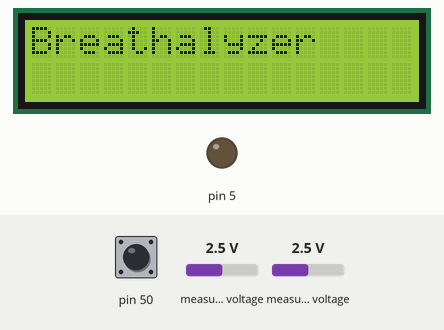
Simulated run of this program. Board: Arduino Mega 2560, built with avr-gcc and run on an emulated ATmega2560. Parts: 16×2 character LCD, output pins drawn as LEDs (lit = HIGH). Wiring (inferred from the names in the program): ADS1115 converter at I2C address 0x48. Wiring (inferred from the signals the program sends): character LCD (HD44780): RS pin 12; E pin 10; data pin 22, pin 23, pin 24, pin 25. The test bench sets the inputs (shaded band); at power-on: pin 50 HIGH, measured voltage 2.5 V. Pins used as bus, display or sensor lines are not drawn.

Above: at 2.2 s.
2.3 s: pin 50 pulled LOW for 0.15 s
At 4.3 s:
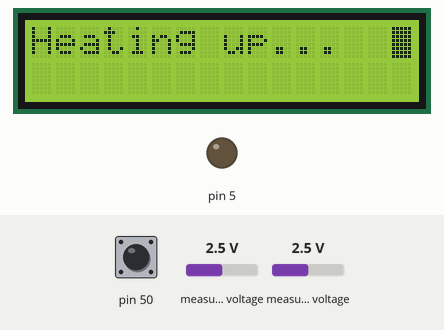
At 10.3 s:
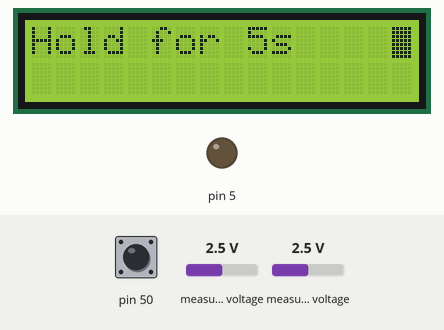
Timing chart, 0 to 10.6 s (numbered marks = the images above; inputs shaded):
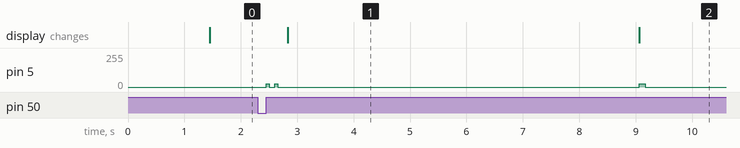

Measured:
- after the input at 2.3 s, pin 5: 0/255 → 25/255 after 6.8 s, → 0/255 0.10 s later; the display: changes after 0.53 s (image 1)
- what the display in image 1 shows lasts 6.3 s, from 2.8 s to 9.1 s

The program:

main.cpp
```cpp
// Authors: Oliver Sjostrom, Tom Gentrup, Nabor Rios
// Net ID: oliversjost , tgentrup, riosnabor
// Date: 5/10/2023
// Assignment: Final Project
//Description: Code for joining an MQ3 Gas sensor to detect the alcohol content of a user. Gas sensor will output an analog
//             voltage to a ADS1115 16-bit conversion register which will convert it to a 16bit digital value. The ADS115 utilizes
//             I2C communication with the Arduino SCL/SDA ports to receive the digital values. Digital values are averaged,
//             and an equation we formed from our knowledge of BAC, the sensor datasheet, and unit conversion, displays
//             the measured BAC onto an LCD. This breathalyzer can accurately detect whether or not user has had alcohol, and a
//             reasonable estimate of BAC.

#include <Arduino.h>
#include <avr/io.h>
#include "switch.h"
#include "timer.h"
#include "lcd.h"
#include "pwm.h"
#include "i2c.h"
#include "ad1115.h"
#include "buzzer.h"
#include <math.h>

#define MAX_OCR_VAL 1023
#define ALC_THRESHOLD 0.08      //legal limit in most states (AZ is zero tolerance)
#define ADD1115_ADDY 0b1001000    //7bit address if ADDR pin is grounded
#define CONVERSION_reg  0b00000000  //points to covnersion
#define CONFIG_reg  0b00000001    //points to config


/*
 * Define a set of states that can be used in the state machine using an enum.
 */

enum stateEnum {wait_press, debounce_press, wait_release, debounce_release};
volatile stateEnum state = wait_press; //Initialize the state to waiting for button press

double resultADC;
int sample_Average[20];

double sample_average ();

int main() {
  sei();
  initPWMTimer3();
  initTimer0();
  initTimer1();
  initSwitchPB3();
  initLCD();
  initI2C();
  initAD1115();

  moveCursor(0, 0); // moves the cursor to 0,0 position
  writeString("Breathalyzer     ");

  //print statements for debugging purposes
  //Serial.begin(9600);
  //Serial.println("Begin");
  double result = 0;

  while(true){
      resultADC = Read_from_16bit(ADD1115_ADDY, CONVERSION_reg);
      // Serial.println(resultADC);  //raw reading from the conversion register
      Serial.println(resultADC);
      //delay for debugging, making output human readable
      //delayMs(1000);

  switch(state) {
    case wait_press:
      break;
    case debounce_press:
      delayUs(1);
      state = wait_release;
      break;
    case wait_release:
     break;
    case debounce_release:
      delayUs(1);

      //Beep twice to indicate start heating up period (7 seconds)
      beep_beep();

      moveCursor(0,0);
      writeString("Heating up...  ");
      delayMs(5000); //wait 5s


      //clear display
      moveCursor(0,0);
      writeString("                                           ");
      moveCursor(1,0);
      writeString("                                           ");


      moveCursor(0,0);
      writeString("Hold for 5s    ");
      chirp();

      //five second delay to allow to blow into sensor
      delayMs(5000);


      //clear display
      moveCursor(0,0);
      writeString("                                           ");
      moveCursor(1,0);
      writeString("                                           ");

      moveCursor(0,0);
      writeString("BAC: ");
      chirp();

      //next 20 times samples are recorded and take average, store in result adc
      resultADC = sample_average();

      //Take sensor reading
      //Serial.println("result average ADC");
      //Serial.println(resultADC);  //raw reading from the conversion register


      result = (resultADC / 32768) * 5;  //insert the conversion equation
      result = exp((result + 1.1401 )/ 0.888 ) / 10000.0; //BAC conversion
      //Serial.println("result");
      //Serial.println(result);


      if (resultADC > ALC_THRESHOLD) {      //display the result from the conversion and push to LCD
        String temp = String(result, 2);
        temp+= " NO!  ";
        Serial.println(temp);
        writeString(temp.c_str());
       }
      else {
        String temp = String(result, 2);
        temp+= " YES! ";
        Serial.println(temp);
        Serial.println(temp.c_str());
        writeString(temp.c_str());
        }


      state = wait_press;
      break;
  }
  }
}

//takes 20 reads from the ADS component and returns average
double sample_average () {
  double ave = 0;

for (int i = 0; i< 20; i++) {

  ave  += Read_from_16bit(ADD1115_ADDY, CONVERSION_reg);
  delayUs(1);
}

double returnVal = ave / 20.0;

return (returnVal);
}

  // register that corresponds to port b, which is the port our button is on
ISR(PCINT0_vect){ //On interrupt, advance state machine
  if (state == wait_press){
    state = debounce_press;
  }
  else if (state == wait_release) {
    state = debounce_release;
  }

}
```

ad1115.cpp
```cpp
// Authors: Nabor Rios
// Net ID: riosnabor
// Date: 5/10/2023
// Assignment: Final Project
//
// Description: This file contains a programmatic overall description of the
// program. It should never contain assignments to special function registers
// for the exception key one-line code such as checking the state of the pin.
//
// Requirements:
//----------------------------------------------------------------------//
#include "ad1115.h"
#include <avr/io.h>
#include <Arduino.h>
#include "i2c.h"

#define wait_for_completion while(!(TWCR & (1 << TWINT)));
#define WRITE_BIT 0;
#define READ_BIT 1;

#define ADD1115_ADDY 0b1001000


void initAD1115() {         //sets the module to continous conversion mode

    StartI2C_Trans(ADD1115_ADDY);

    write(0b00000001);      //points to the config register of module

    write(0b10000100); //msbyte of config register to be written.

    write(0b10000011); //lsbyte of config register to be written

}
```

ad1115.h
```cpp
// Authors: Nabor Rios
// Net ID: riosnabor
// Date: 5/10/2023
// Assignment: Final Project
#ifndef AD1115_H
#define Ad1115_H

void initAD1115();

#endif
```

buzzer.cpp
```cpp
// Authors: Oliver Sjostrom
// Net ID: oliversjost
// Date: 5/10/2023
// Assignment: Final Project

#include "buzzer.h"
#include "pwm.h"
#include <util/delay.h>
#include "timer.h"

void chirp() {
    setVolume(100);
    delayMs(100);
    setVolume(0);
}

void stop_chirp() {
    //changeDutyCycle(0);
}
void beep_beep() {
    setVolume(100);
    delayMs(50);
    setVolume(0);

    delayMs(100);

    setVolume(100);
    delayMs(50);
    setVolume(0);

}
```

buzzer.h
```cpp
// Authors: Oliver Sjostrom
// Net ID: oliversjost
// Date: 5/10/2023
// Assignment: Final Project
#ifndef BUZZER_H
#define BUZZER_H

void chirp();
void stop_chirp();
void beep_beep();

#endif
```

i2c.cpp
```cpp
// Authors: Oliver Sjostrom, Nabor Rios
// Net ID: oliversjost, riosnabor
// Date: 5/10/2023
// Assignment: Final Project
#include "i2c.h"
#include <avr/io.h>
#include "Arduino.h"

#define wait_for_completion while(!(TWCR & (1 << TWINT)));


void initI2C() {
  PRR0 &= ~(1<<PRTWI);  // init I2C module
  TWSR |= (1 << TWPS0);  // prescaler = 1
  TWSR &= ~(1 << TWPS1); // prescaler = 1
  TWBR = 0xC6; // bit rate generator = 10k  (TWBR = 198)
  TWCR |= (1 << TWINT )| (1 << TWEN); // enable two wire interface
}


void StartI2C_Trans(unsigned char SLA) {
  TWCR = (1<<TWINT)|(1<<TWSTA)|(1<<TWEN); // Clear TWINT, initiate start condition, initiate enable
  wait_for_completion;


  TWDR = (SLA << 1); // Set two wire data register to the SLA + write bit
  TWCR = (1<<TWINT)|(1<<TWEN);  // Trigger action: Clear TWINT and initiate enable
  wait_for_completion;

  //Serial.println(TWSR & (0xF8),HEX);
   // Serial.flush();


}

void StopI2C_Trans() {
  TWCR = (1<<TWINT)|(1<<TWEN)|(1<<TWSTO); //trigger action+stop condition
}

void write(unsigned char data){
  TWDR = data; //Set two wire data register equal to incoming data
  TWCR = (1<<TWINT)|(1<<TWEN);  // trigger action
  wait_for_completion;
}

void Read_from(unsigned char SLA, unsigned char MEMADDRESS){
  StartI2C_Trans(SLA);
  //Serial.println("Start Finish");

  write(MEMADDRESS);
  //Serial.println("Write Finish");

  TWCR = (1<<TWINT)|(1<<TWSTA)|(1<<TWEN); // Clear TWINT, initiate start condition, initiate enable, switch to read mode
  wait_for_completion;
  //Serial.println("Clear Finish");
  TWDR = (SLA << 1) | 0x01; // Set two wire data register to the SLA + read bit
  TWCR = (1 << TWINT) | (1 << TWEN)| (1 << TWEA);// Trigger action + master acknowledge bit
  wait_for_completion;
  //Serial.println("Set Finish");


  TWCR = (1<< TWINT) | (1 << TWEN);  // Trigger action
  wait_for_completion;
  //Serial.println("Trigger Finish");

  TWCR = (1 << TWINT) | (1 << TWEN) | (1 << TWSTO); // Trigger action + stop condition
  //Serial.println("Read Finish");

}

int Read_from_16bit(unsigned char SLA, unsigned char MEMADDRESS){

  StartI2C_Trans(SLA);
  //Serial.println("Start Finish");

  write(MEMADDRESS);
  //Serial.println("Write Finish");

  TWCR = (1<<TWINT)|(1<<TWSTA)|(1<<TWEN); // Clear TWINT, initiate start condition, initiate enable, switch to read mode
  wait_for_completion;
  //Serial.println("Clear Finish");
  TWDR = (SLA << 1) | 0x01; // Set two wire data register to the SLA + read bit
  TWCR = (1 << TWINT) | (1 << TWEN)| (1 << TWEA);// Trigger action + master acknowledge bit
  wait_for_completion;
  //Serial.println("Set Finish");


  TWCR = (1<< TWINT) | (1 << TWEN) | (1 << TWEA);  // Trigger action + ACK
  wait_for_completion;
  //Serial.println("Trigger Finish");

  int high = Read_data();

  TWCR = (1<< TWINT) | (1 << TWEN);
  wait_for_completion;

  int low = Read_data();

  TWCR = (1 << TWINT) | (1 << TWEN) | (1 << TWSTO); // Trigger action + stop condition
  //Serial.println("Read Finish");

  int result = (high << 8 | low);
  return result;
}


unsigned char Read_data()
{
  return TWDR;
}
```

i2c.h
```cpp
// Authors: Oliver Sjostrom, Nabor Rios
// Net ID: oliversjost, riosnabor
// Date: 5/10/2023
// Assignment: Final Project
#ifndef I2C_H
#define I2C_H

void initI2C();

void StartI2C_Trans(unsigned char SLA);

void StopI2C_Trans();

void Read_from(unsigned char SLA, unsigned char MEMADDRESS);

int Read_from_16bit(unsigned char SLA, unsigned char MEMADDRESS);

unsigned char Read_data();

void write(unsigned char);

#endif
```

pwm.cpp
```cpp
// Authors: Tom Gentrup,
// Net ID: tgentrup
// Date: 5/10/2023
// Assignment: Final Project

#include "PWM.h"
#include "timer.h"

void initPWMTimer3()
{
    //set header pin 5 to output
    DDRE |= (1 << DDE3);
    TCCR3A |= (1 << COM3A1) | (1 << WGM31) | (1 << WGM30);
    TCCR3A &= ~(1 << COM3A0);
    TCCR3B |= (1 << WGM32);
    TCCR3B &= ~(1 << WGM33);
    TCCR3B |= (1 << CS31);
    TCCR3B &= ~((1 << CS32) | (1 << CS30));
    OCR3A = 0;
}

void setVolume(int result)
{
    OCR3A = result;
}
```

pwm.h
```cpp
// Author: Thomas Gentrup
// Net ID: tgentrup
// Date: 5/10/23
// Assignment:   Final project


#ifndef PWM_H
#define PWM_H

#include <avr/io.h>

void initPWMTimer3();

void setVolume(int result);


#endif
```

switch.cpp
```cpp
// Authors:Tom Gentrup
// Net ID: tgentrup
// Date: 5/10/2023
// Assignment: Final Project

#include "switch.h"
#include <avr/io.h>

/*
 * Initializes pull-up resistor on PD0 and sets it into input mode
 */
void initSwitchPB3(){
    // using the development board header pin 50

    // set direction for input
    DDRB &= ~(1 << PORTB3);

    // enable the pullup resistor for stable input
    PORTB |= (1 << PORTB3);

    // enable the interrupt on the switch. From lecture 11 ISR-2
    // enable PCINT 0 - 7
    PCICR |= (1 << PCIE0);
    // enable PCINT3 since we're using switch 3
    PCMSK0 |= (1 << PCINT3);
}
```

switch.h
```cpp
// Description: Function prototypes for switch.cpp
//----------------------------------------------------------------------//

#ifndef SWITCH_H
#define SWITCH_H

void initSwitchPB3();
void enableINT0Interrupt();
void disableINT0Interrupt();

#endif
```

timer.cpp
```cpp
// Author: Oliver Sjostrom, Nabor Rios, Thomas Gentrup
// Net ID: oliversjost, riosnabor, tgentrup
// Date: 5/10/23
// Assignment:     Final Project

#include "timer.h"
//You many use any timer you wish for the microsecond delay and the millisecond delay


/* Initialize timer 1, you should not turn the timer on here. Use CTC mode  .*/
// For accuracy t 1us,
//

//

void initTimer1(){
    TCCR1A &= ~(1 << WGM00); // Set timer to be in CTC mode (Page 128 on Data Sheet)
    TCCR1A |= (1 << WGM01);
    TCCR1B &= ~(1 << WGM02);

    TCCR1B |=  (0<<CS02) | (1 << CS01) | (0 << CS00); // Sets the prescaler to 8
    //Set output compare registers to proper values
    OCR1AH = 0;
    OCR1AL = 2;

}

/* This delays the program an amount of microseconds specified by unsigned int delay.
*/
void delayUs(unsigned int delay){
    unsigned int delayCnt = 0;
    TCNT1 = 0; //starting the timer at 0 instead of some random junk number
    TIFR1 |= (1 << OCF1A); // set compare flag to start timer
    while (delayCnt < delay) {
        if (TIFR1 & (1 << OCF1A)) { //increment only while the flag is set
            delayCnt++;
            TIFR1 |= (1 << OCF1A); //re-start timer. will go to 0 before reaching the if statement above
        }
    }
}

// Code taken from lecture timers_0, some values just tweaked

//Used the lecture equation to caclulate the value of OCR0A and prescaler.
//We need the flag to be raised every millisecond
//Uses a 16mHz clock, using prescaler of 1024, count would need to be 15.625, which isn't a whole number.
//So, instead use a prescaler of 64, count then needs to be 250
void initTimer0(){

    TCCR0A &= ~(1 << WGM00); // Set timer to be in CTC mode (Page 128 on Data Sheet)
    TCCR0A |= (1 << WGM01);
    TCCR0B &= ~(1 << WGM02);
    //Tweaked prescaler to use correct value to get 1 milliscond and not 10 milliseconds
    TCCR0B |= (1 << CS01) | (1 << CS00); // Sets the prescaler to 64
    //Tweaked count register
    OCR0A = 249; //Set count to 250
}

/* This delays the program an amount of milliseconds specified by unsigned int delay.
* Use timer 0. Keep in mind that you need to choose your prescalar wisely
* such that your timer is precise to 1 millisecond and can be used for
* 100-200 milliseconds
*/
void delayMs(unsigned int delay){ // Code taken from lecture timers_0
    unsigned int delayCnt = 0;
    TCNT0 = 0; //starting the timer at 0 instead of some random junk number
    TIFR0 |= (1 << OCF0A); // set compare flag to start timer
    while (delayCnt < delay) {
        if (TIFR0 & (1 << OCF0A)) { //increment only while the flag is set (timer reachedmaxval = OCR0A)
            delayCnt++;
            TIFR0 |= (1 << OCF0A); //re-start timer. will go to 0 before reaching the if statement above
        }
    }
}
```

timer.h
```cpp
// Author: Oliver Sjostrom
// Net ID: oliversjost
// Date: 3/16/2023
// Assignment:     Lab 3

#ifndef TIMER_H
#define TIMER_H

#include <avr/io.h>

void initTimer1();
void delayUs(unsigned int delay);
void initTimer0();
void delayMs(unsigned int delay);

#endif
```

lcd.h
```cpp
// Author: Oliver Sjostrom
// Net ID: oliversjost
// Date: 5/10/23
// Assignment:     Lab 5
//----------------------------------------------------------------------//

#ifndef LCD_H
#define LCD_H

#include <avr/io.h>

void initLCD();
void fourBitCommandWithDelay(unsigned char data, unsigned int delay);
void eightBitCommandWithDelay(unsigned char command, unsigned int delay);
void writeCharacter(unsigned char character);
void writeString(const char *string);
void moveCursor(unsigned char x, unsigned char y);
void initLCDPins();
void initLCDProcedure();
void addCustomCharacters();

#endif
```

Source omitted: lcd.cpp (7182 bytes)
